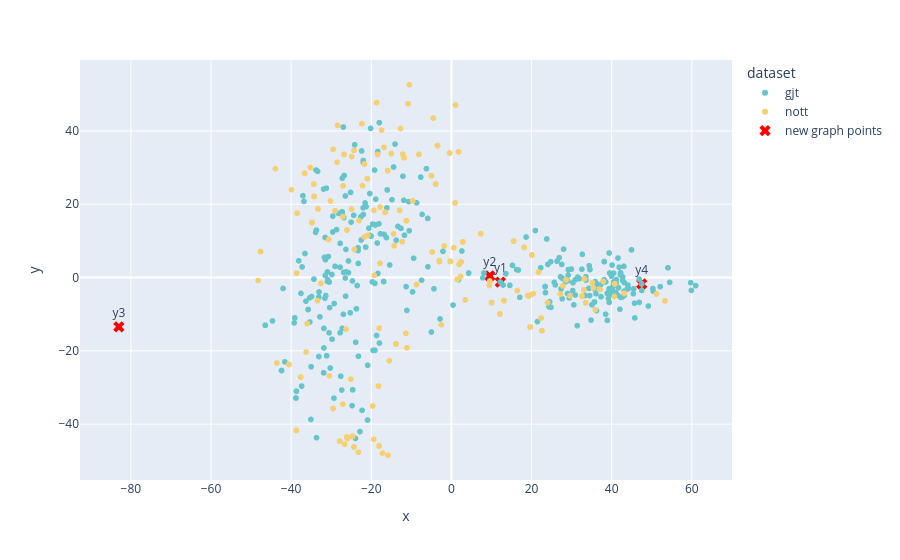

Source (notebook cell):
### Code cell
chords_list = [metadata[i]['chords'] for i in range(len(y_graph))]
datasets_list = [metadata[i]['dataset'] for i in range(len(y_graph))]
df_graph = pd.DataFrame({
    'x': y_graph[:,0],
    'y': y_graph[:,1],
    'chords': chords_list,
    'dataset': datasets_list
})
fig = px.scatter(
    data_frame=df_graph,
    x='x',
    y='y',
    color='dataset',
    color_discrete_sequence=px.colors.qualitative.Pastel,
    hover_data=['chords'],
)
fig.add_trace(go.Scatter(
    x=new_graph_2d[:, 0],
    y=new_graph_2d[:, 1],
    mode='markers+text',
    marker=dict(color='red', size=10, symbol='x'),
    text=['y1', 'y2', 'y3', 'y4'],
    hovertext=[
        in_seq_1.replace(';','<br>').replace('b_', '<br>b_'),
        in_seq_2.replace(';','<br>').replace('b_', '<br>b_'),
        in_seq_3.replace(';','<br>').replace('b_', '<br>b_'),
        in_seq_4.replace(';','<br>').replace('b_', '<br>b_'),
    ],
    hoverinfo='text',
    textposition='top center',
    name='new graph points'
))
fig.show()

# fig = px.scatter(
#     data_frame=df,
#     x='x',
#     y='y',
#     hover_data=['chords']
# )
# fig.show()

### Figure 1 — Plotly figure (JSON) as saved in the notebook; plotly's stock layout.template omitted (floating-point values rounded to 4 significant figures; data arrays with more than 128 entries replaced by an {"elided": "..."} marker saying what was removed)
{"data": [{"customdata": {"elided": "390x1 str values"}, "hovertemplate": "dataset=gjt<br>x=%{x}<br>y=%{y}<br>chords=%{customdata[0]}<extra></extra>", "legendgroup": "gjt", "marker": {"color": "rgb(102, 197, 204)", "symbol": "circle"}, "mode": "markers", "name": "gjt", "showlegend": true, "type": "scattergl", "x": {"elided": "390 float values"}, "xaxis": "x", "y": {"elided": "390 float values"}, "yaxis": "y"}, {"customdata": {"elided": "664x1 str values"}, "hovertemplate": "dataset=nott<br>x=%{x}<br>y=%{y}<br>chords=%{customdata[0]}<extra></extra>", "legendgroup": "nott", "marker": {"color": "rgb(246, 207, 113)", "symbol": "circle"}, "mode": "markers", "name": "nott", "showlegend": true, "type": "scattergl", "x": {"elided": "664 float values"}, "xaxis": "x", "y": {"elided": "664 float values"}, "yaxis": "y"}, {"hoverinfo": "text", "hovertext": ["<br>b_G:7_@2<br>C:maj7_@2", "<br>b_G:7_@2<br>D:maj7_@2", "<br>b_G:sus4_@4<br>b_G:sus4@4", "<br>b_A:min11_@4<br>b_A:min11_@4"], "marker": {"color": "red", "size": 10, "symbol": "x"}, "mode": "markers+text", "name": "new graph points", "text": ["y1", "y2", "y3", "y4"], "textposition": "top center", "type": "scatter", "x": [12.22, 9.583, -83.0, 47.5], "y": [-1.236, 0.454, -13.46, -1.732]}], "layout": {"legend": {"title": {"text": "dataset"}, "tracegroupgap": 0}, "margin": {"t": 60}, "xaxis": {"anchor": "y", "domain": [0, 1], "title": {"text": "x"}}, "yaxis": {"anchor": "x", "domain": [0, 1], "title": {"text": "y"}}}}
